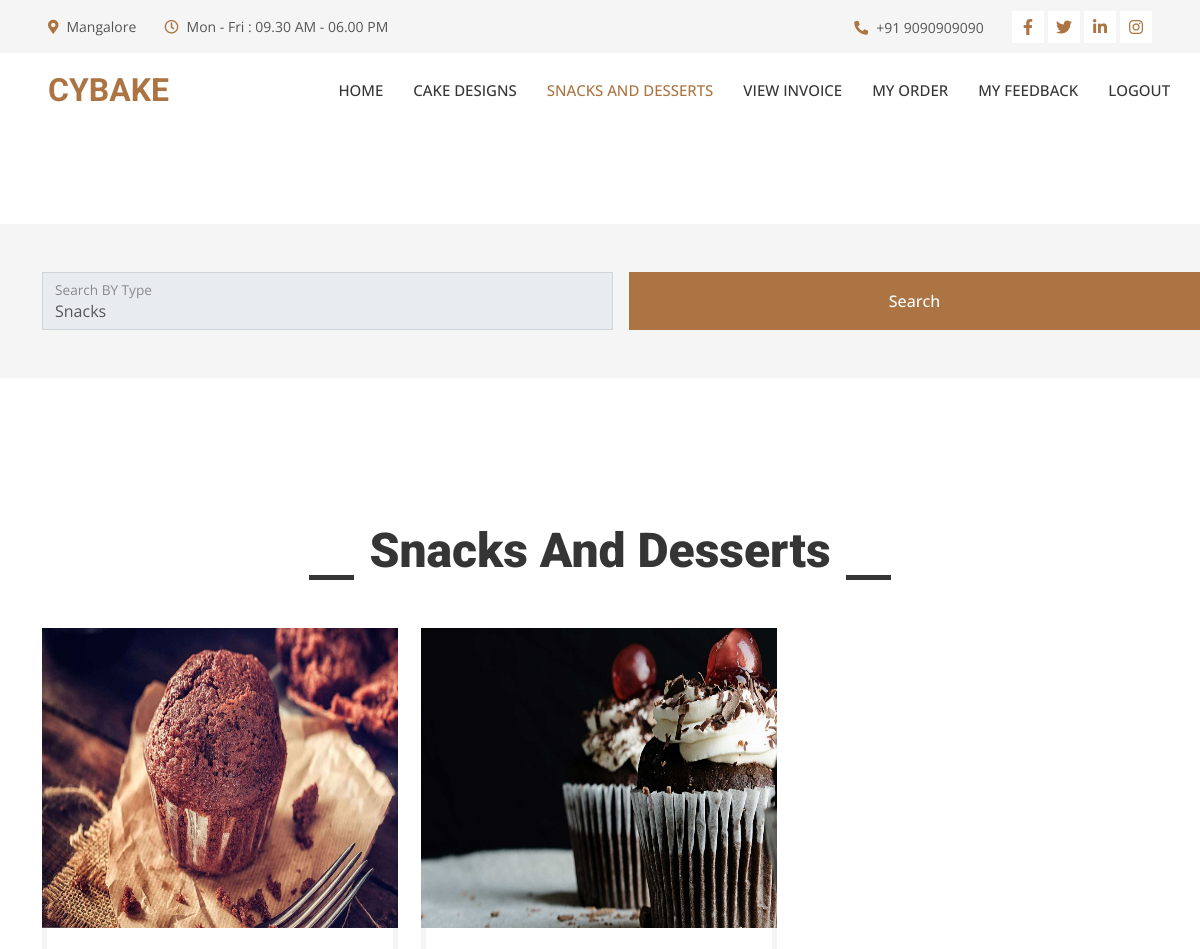
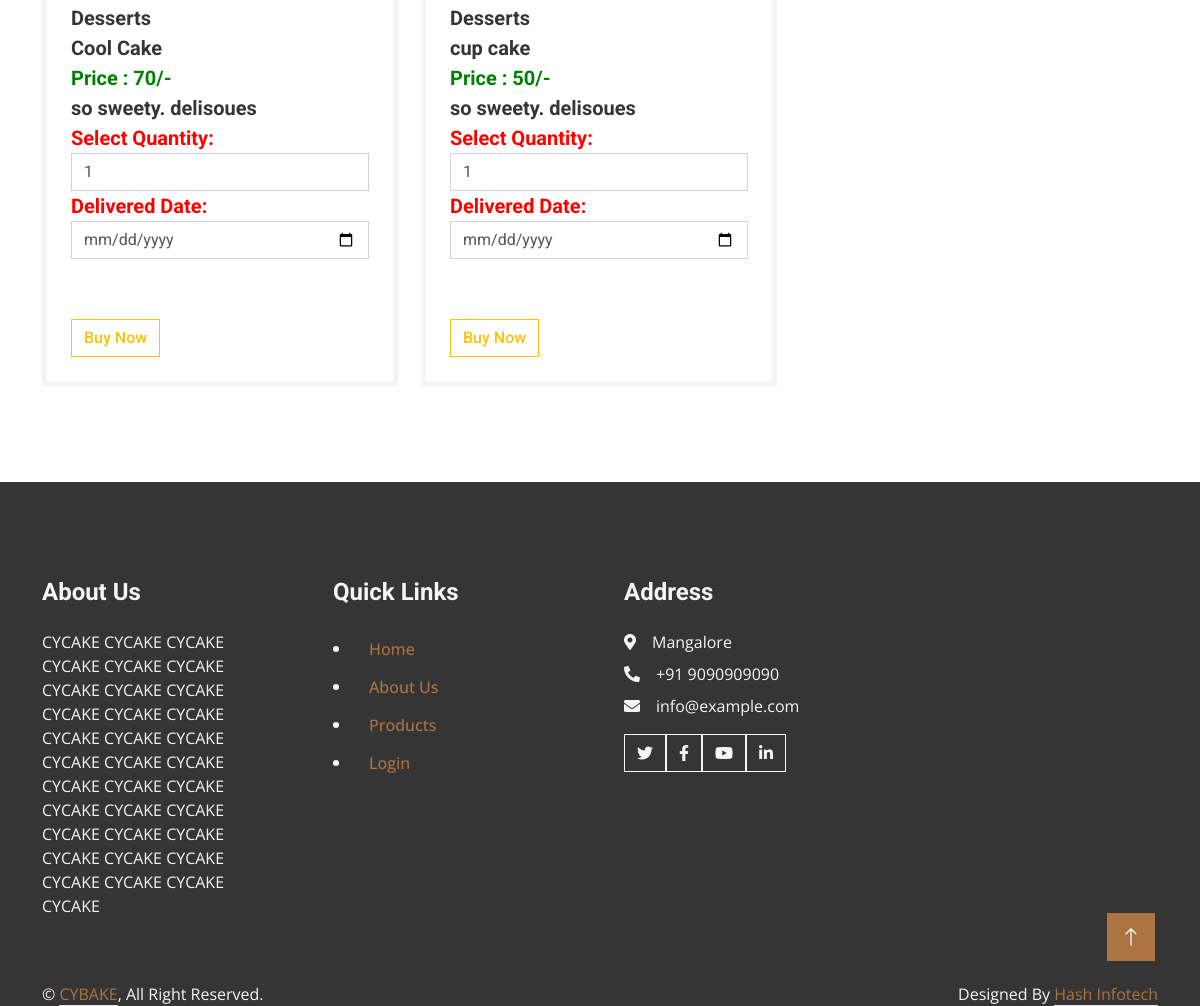
The page /userpage/snacks.php (signed in) on the database its author committed (2 pictures, top to bottom).
### tables this page shows
CREATE TABLE `snacks` (
  `id` int(100) NOT NULL,
  `type` varchar(100) NOT NULL,
  `name` varchar(1000) NOT NULL,
  `price` varchar(100) NOT NULL,
  `descr` varchar(1000) NOT NULL,
  `image` varchar(100) NOT NULL
);

### userpage/snacks.php (the view, shortened to what this page needs)
<?php
if(isset($_SESSION['cakeuser']))
{
?>
<!DOCTYPE html>
<html lang="en">
<head>
    <link href="https://cdnjs.cloudflare.com/ajax/libs/font-awesome/5.10.0/css/all.min.css" rel="stylesheet">
    <link href="https://cdn.jsdelivr.net/npm/bootstrap-icons@1.4.1/font/bootstrap-icons.css" rel="stylesheet">
    <link href="lib/animate/animate.min.css" rel="stylesheet">
    <link href="lib/owlcarousel/assets/owl.carousel.min.css" rel="stylesheet">
    <link href="lib/lightbox/css/lightbox.min.css" rel="stylesheet">
    <link href="css/bootstrap.min.css" rel="stylesheet">
    <link href="css/style.css" rel="stylesheet">
</head>
<body>
    <div class="container-fluid bg-light p-0">
        <div class="row gx-0 d-none d-lg-flex">
            <div class="col-lg-7 px-5 text-start">
                <div class="h-100 d-inline-flex align-items-center py-3 me-4">
                    <small class="fa fa-map-marker-alt text-primary me-2"></small>
                    <small>Mangalore</small>
                </div>
                <div class="h-100 d-inline-flex align-items-center py-3">
                    <small class="far fa-clock text-primary me-2"></small>
                    <small>Mon - Fri : 09.30 AM - 06.00 PM</small>
                </div>
            </div>
            <div class="col-lg-5 px-5 text-end">
                <div class="h-100 d-inline-flex align-items-center py-3 me-4">
                    <small class="fa fa-phone-alt text-primary me-2"></small>
                    <small>+91 9090909090</small>
                </div>
                <div class="h-100 d-inline-flex align-items-center">
                    <a class="btn btn-sm-square bg-white text-primary me-1" href=""><i class="fab fa-facebook-f"></i></a>
                    <a class="btn btn-sm-square bg-white text-primary me-1" href=""><i class="fab fa-twitter"></i></a>
                    <a class="btn btn-sm-square bg-white text-primary me-1" href=""><i class="fab fa-linkedin-in"></i></a>
                    <a class="btn btn-sm-square bg-white text-primary me-0" href=""><i class="fab fa-instagram"></i></a>
                </div>
            </div>
        </div>
    </div>
    <nav class="navbar navbar-expand-lg bg-white navbar-light sticky-top p-0">
        <a href="index.php" class="navbar-brand d-flex align-items-center px-4 px-lg-5">
            <h2 class="m-0 text-primary">CYBAKE</h2>
        </a>
        <div class="collapse navbar-collapse" id="navbarCollapse">
            <div class="navbar-nav ms-auto p-4 p-lg-0">
                <a href="index.php" class="nav-item nav-link">Home</a>
                <a href="product.php" class="nav-item nav-link ">Cake Designs</a>
                <a href="snacks.php" class="nav-item nav-link active">Snacks and Desserts</a>
				<a href="cart.php" class="nav-item nav-link">View Invoice </a>
				<a href="myorder.php" class="nav-item nav-link">My Order</a>
                <a href="contact.php" class="nav-item nav-link">My Feedback</a>
				<a href="logout.php" class="nav-item nav-link">LOGOUT</a>
        </div>
    </nav>
    <div class="container-fluid bg-light overflow-hidden px-lg-0" style="margin: 6rem 0;">
        <div class="container contact px-lg-0">
                <div class="col-lg-12 contact-text py-5 wow fadeIn">
                        <form action="#" method="POST">
                            <div class="row g-3">
                                <div class="col-md-6">
                                    <div class="form-floating">
                                        <select name="cat" class="form-control" required>
										<option value="Snacks">Snacks</option>
										</select>
										<label>Search BY Type</label>
                                    </div>
                                </div>
                                <div class="col-6">
                                    <button name="search" class="btn btn-primary w-100 py-3"  type="submit">Search</button>
                                </div>
                            </div>
                        </form>
                </div>
        </div>
    </div>
    <div class="container-xxl py-5">
        <div class="container">
            <div class="section-title text-center">
                <h1 class="display-5 mb-5">Snacks And Desserts</h1>
            </div>
            <div class="row g-4 portfolio-container">
               <?php
			   include 'config.php';
			   if(isset($_POST['cat']))
			   {
				   $cat=$_POST['cat'];
				   $sql1="select * from snacks where type='".$cat."'";
			   }
			   else
			   {
				   $sql1="select * from snacks";
			   }
								$result1=mysqli_query($con,$sql1);
								$num1=mysqli_num_rows($result1);
								if($num1>0)
								{
									while($row1=mysqli_fetch_array($result1))
									{
										$type=$row1['type'];
										$name=$row1['name'];
										$price=$row1['price'];
										$descr=$row1['descr'];
										$image=$row1['image'];
								?>
                <div class="col-lg-4 col-md-6 portfolio-item first wow fadeInUp" data-wow-delay="0.3s">
                    <div class="rounded overflow-hidden">
                        <div class="position-relative overflow-hidden">
                            <img class="img-fluid w-100" src="../admin/image/<?php echo $image; ?>" alt=""style="height:300px;width:200px;">
                        </div>
						<form action="#" method="post">
                        <div class="border border-5 border-light border-top-0 p-4">
                            <h5 class="lh-base mb-0"><?php echo $type; ?></a>
                            <h5 class="lh-base mb-0"><?php echo $name; ?></a>
							<h5 class="lh-base mb-0" style="color:green;">Price : <?php echo $price; ?>/-</a>
							<h5 class="lh-base mb-0"><?php echo $descr; ?></a>
							<h5 class="lh-base mb-0" style="color:red;">Select Quantity:</a>
							<h5 class="lh-base mb-0"><input type="number" class="form-control" name="qty" value="1" min="1"></a>
							<h5 class="lh-base mb-0" style="color:red;">Delivered Date:</a>
							<h5 class="lh-base mb-0"><input type="date" class="form-control" name="date" required min="<?php echo date('Y-m-d'); ?>" ></a>
							<br><br>
							<button type="submit" name="buy" class="btn btn-outline-warning btn-long cart">Buy Now</button>
                        </div>
						</form>
                    </div>
                </div>
				<?php
}
}
?>
            </div>
        </div>
    </div>
        <div class="container-fluid bg-dark text-light footer mt-5 pt-5 wow fadeIn" data-wow-delay="0.1s">
        <div class="container py-5">
            <div class="row g-5">
				<div class="col-lg-3 col-md-6">
                    <h4 class="text-light mb-4">About Us</h4>
					<p>
					CYCAKE CYCAKE CYCAKE CYCAKE CYCAKE CYCAKE CYCAKE CYCAKE CYCAKE CYCAKE CYCAKE CYCAKE CYCAKE CYCAKE CYCAKE CYCAKE CYCAKE CYCAKE CYCAKE CYCAKE CYCAKE CYCAKE CYCAKE CYCAKE CYCAKE CYCAKE CYCAKE CYCAKE CYCAKE CYCAKE CYCAKE CYCAKE CYCAKE CYCAKE
					</p>
                </div>
                <div class="col-lg-3 col-md-6">
                    <h4 class="text-light mb-4">Quick Links</h4>
					<li><a class="btn btn-link" href="index.php">Home</a></i>
                    <li><a class="btn btn-link" href="about.php">About Us</a></li>
                    <li><a class="btn btn-link" href="product.php">Products</a></li>
                    <li><a class="btn btn-link" href="login.php">Login</a></li>
                </div>
                <div class="col-lg-3 col-md-6">
                    <h4 class="text-light mb-4">Address</h4>
                    <p class="mb-2"><i class="fa fa-map-marker-alt me-3"></i>Mangalore</p>
                    <p class="mb-2"><i class="fa fa-phone-alt me-3"></i>+91 9090909090</p>
                    <p class="mb-2"><i class="fa fa-envelope me-3"></i>info@example.com</p>
                    <div class="d-flex pt-2">
                        <a class="btn btn-outline-light btn-social" href=""><i class="fab fa-twitter"></i></a>
                        <a class="btn btn-outline-light btn-social" href=""><i class="fab fa-facebook-f"></i></a>
                        <a class="btn btn-outline-light btn-social" href=""><i class="fab fa-youtube"></i></a>
                        <a class="btn btn-outline-light btn-social" href=""><i class="fab fa-linkedin-in"></i></a>
                    </div>
                </div>
            </div>
        </div>
        <?php include 'footer.php' ;?>
    </div>
    <a href="#" class="btn btn-lg btn-primary btn-lg-square rounded-0 back-to-top"><i class="bi bi-arrow-up"></i></a>
</body>
</html>
<?php
}
else
{
	echo "<script> location.href='../index.php'; </script>";
}
?>

### userpage/css/style.css (style rules this page uses)
:root { --primary: #AB7442; --light: #F5F5F5; --dark: #353535; }
.back-to-top { position: fixed; display: none; right: 45px; bottom: 45px; z-index: 99; }
.btn { font-weight: 500; transition: .5s; }
.btn.btn-primary, .btn.btn-secondary { color: #FFFFFF; }
.btn-sm-square { width: 32px; height: 32px; }
.btn-lg-square { width: 48px; height: 48px; }
.btn-square, .btn-sm-square, .btn-lg-square { padding: 0; display: flex; align-items: center; justify-content: center; font-weight: normal; }
.navbar-light .navbar-nav .nav-link { margin-right: 30px; padding: 25px 0; color: #FFFFFF; font-size: 15px; font-weight: 500; text-transform: uppercase; outline: none; }
.navbar-light .navbar-nav .nav-link:hover, .navbar-light .navbar-nav .nav-link.active { color: var(--primary); }
.navbar-light .navbar-brand, .navbar-light a.btn { height: 75px; }
.navbar-light .navbar-nav .nav-link { color: var(--dark); font-weight: 500; }
.navbar-light.sticky-top { top: -100px; transition: .5s; }
.section-title h1 { position: relative; display: inline-block; padding: 0 60px; }
.section-title h1::before, .section-title h1::after { position: absolute; content: ""; width: 45px; height: 5px; bottom: 0; background: var(--dark); }
.section-title h1::before { left: 0; }
.section-title h1::after { right: 0; }
.portfolio-item img { transition: .5s; }
@media (min-width: 992px) { .container.contact { max-width: 100% !important; } }
@media (min-width: 992px) { .contact-text { padding-left: calc(((100% - 960px) / 2) + .75rem); } }
@media (min-width: 1200px) { .contact-text { padding-left: calc(((100% - 1140px) / 2) + .75rem); } }

### rows shown on the page
snacks: image (picture), type "Desserts", name "Cool Cake", price "70", descr "so sweety. delisoues"
snacks: image (picture), type "Desserts", name "cup cake", price "50", descr "so sweety. delisoues"
